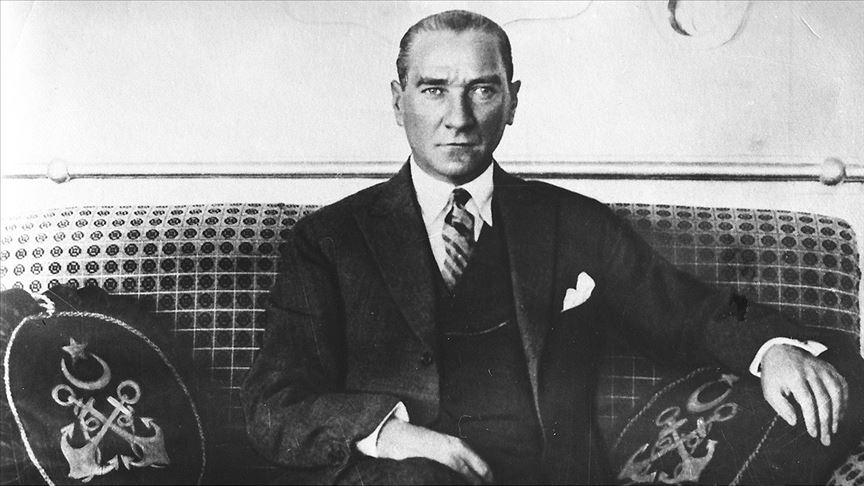
#> input picture harici/ataturk.jpg, 864 x 486 px, found by its file name
$ python pillow_modul.py
#> lines starting #> are read from the running program, lines starting #| are printed output that depends on the picture
from PIL import Image,ImageFilter

#image = Image.open("fb.jpg") # iamge açar
#image.rotate(77).save("fb2.jpg") # rotate fonksiyonu image ı döndürür belirtilen derecede
#image.save("fb2.jpg")# image kaydeder

#image.convert(mode="L").save("fb3.jpg") # image ı siyah beyaz yapar

#degistir = (300,200) # hangi boyutta ayarlayacağımızı tupple şeklinde objeye atadık
#image.thumbnail(degistir) # objeyi fonksiyona gönderdik ve boyutlar değişti
#image.save("fb3.jpg")

#image.filter(ImageFilter.GaussianBlur(6)).save("fb3.jpg") # image ı blurlaştırdık blur değeri ne kadar artarsa o kadar bulanık olur..

image2= Image.open("ataturk.jpg")
#> image2 is the input picture: PIL image 864x486 RGB; min 0, max 255, mean 135.9

kirpma_alani = (600,0,800,500)
image2.crop(kirpma_alani).save("fb3.jpg")
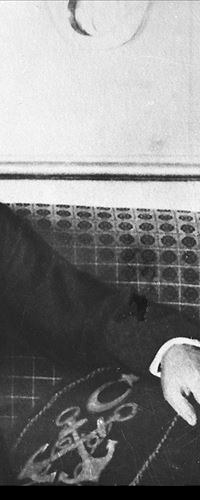
#> saved as fb3.jpg: PIL image 200x500 RGB; min 0, max 255, mean 132.9
